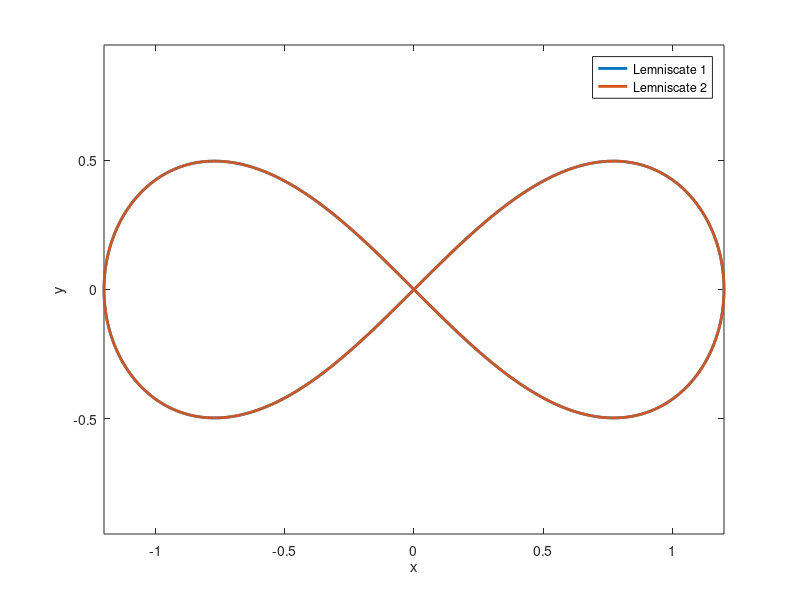

Reproduce this figure in MATLAB.
% Define parameters
t = linspace(0, 2*pi, 1000);
a = 1.2; % adjust this value to change the size of the lemniscates

% Define equation for first lemniscate
x1 = a*cos(t)./(1 + sin(t).^2).^0.5;
y1 = a*cos(t).*sin(t)./(1 + sin(t).^2).^0.5;

% Define equation for second lemniscate
delta = pi/4; % adjust this value to change the angle between the lemniscates
x2 = a*cos(t+delta)./(1 + sin(t+delta).^2).^0.5;
y2 = a*cos(t+delta).*sin(t+delta)./(1 + sin(t+delta).^2).^0.5;

% Find point of intersection
index = find(abs(x1 - x2) < 0.05 & abs(y1 - y2) < 0.05);
x_intersect = x1(index);
y_intersect = y1(index);

% Plot lemniscates
plot(x1, y1, 'LineWidth', 2);
hold on;
plot(x2, y2, 'LineWidth', 2);

% Plot intersection point
plot(x_intersect, y_intersect, 'ro', 'MarkerSize', 10);

% Add legend and axis labels
legend('Lemniscate 1', 'Lemniscate 2', 'Intersection Point');
xlabel('x');
ylabel('y');
axis equal;

% Print coordinates of intersection point
fprintf('Intersection point coordinates:\n');
fprintf('x \t y\n');
fprintf('%.2f\t%.2f\n', x_intersect, y_intersect);
